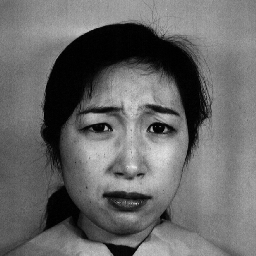
#> input picture imageData/KA.DI1.42_A.tiff, 256 x 256 px
$ python -i manual_poc.py   (imports and definitions only)   (Python 2 division)   (older library calls are emulated)
#> lines starting #> are read from the running program, lines starting #| are printed output that depends on the picture
#> further down, picture is the input picture: shape (256, 256, 3); min 0, max 238, mean 104.6
# Proof-of-concept
import os

import cv2
import numpy as np
from emotion_recognition import EmotionRecognition

from sentiImage.constants import *


def format_image(image):
  if len(image.shape) > 2 and image.shape[2] == 3:
    image = cv2.cvtColor(image, cv2.COLOR_BGR2GRAY)
  else:
    image = cv2.imdecode(image, cv2.CV_LOAD_IMAGE_GRAYSCALE)
  faces = cv2.CascadeClassifier(CASC_PATH).detectMultiScale(
      image,
      scaleFactor = 1.3,
      minNeighbors = 5
  )
#> faces = [[50, 65, 160, 160]]
  # None is we don't found an image
  if not len(faces) > 0:
    return None
  max_area_face = faces[0]
#> max_area_face = [50, 65, 160, 160]
  for face in faces:
    if face[2] * face[3] > max_area_face[2] * max_area_face[3]:
      max_area_face = face
#> this loop made 1 pass
  # Chop image to face
  face = max_area_face
#> face = [50, 65, 160, 160]
  image = image[face[1]:(face[1] + face[2]), face[0]:(face[0] + face[3])]
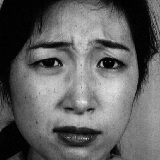
#> image: shape (160, 160); min 0, max 238, mean 97.9

  # Resize image to network size
  try:
    image = cv2.resize(image, (SIZE_FACE, SIZE_FACE), interpolation = cv2.INTER_CUBIC) / 255.
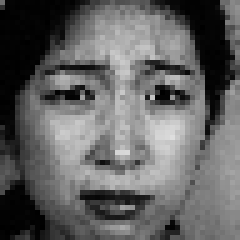
#> image: shape (48, 48) float64 (shown 5 times larger); min 0, max 0.871, mean 0.385
    while True:
      cv2.imshow("frame", image)
      if cv2.waitKey(1) & 0xFF == ord('q'):
#> (key q is pressed here)
        break
  except Exception:
    print("[+] Problem during resize")
    return None
  # cv2.imshow("Lol", image)
  # cv2.waitKey(0)
  return image
# Load Model
# [1 line that did not run here, left out]
# [1 line not run here, left out]

files = []

# [15 lines not run here, left out]

>>> import cv2
>>> picture = cv2.imread('KA.DI1.42_A.tiff')
>>> result = format_image(picture)

$ run again, on imageData/KM.FE2.24_A.tiff
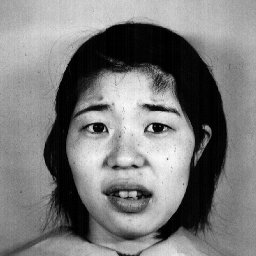
#> input picture imageData/KM.FE2.24_A.tiff, 256 x 256 px
#> picture is the input picture: shape (256, 256, 3); min 0, max 251, mean 123.6
#> faces = [[46, 65, 164, 164]]
#> max_area_face = [46, 65, 164, 164]
#> the loop in format_image, `for face in faces:` made 1 pass
#> in format_image, `image = image[face[1]:(face[1] + face[2]), face[0]:(face[0] + face[3])]`:
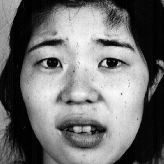
#> image: shape (164, 164); min 0, max 251, mean 113.9
#> in format_image, `image = cv2.resize(image, (SIZE_FACE, SIZE_FACE), interpolation = cv2...`:
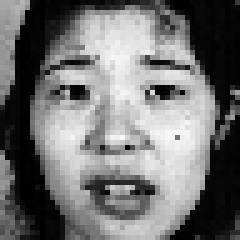
#> image: shape (48, 48) float64 (shown 5 times larger); min 0, max 0.973, mean 0.448

$ run again, on imageData/KR.DI1.86_A.tiff
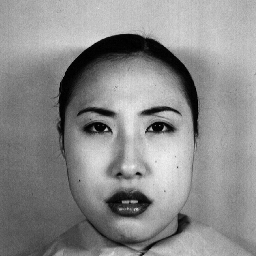
#> input picture imageData/KR.DI1.86_A.tiff, 256 x 256 px
#> picture is the input picture: shape (256, 256, 3); min 0, max 242, mean 138.8
#> faces = [[48, 63, 166, 166]]
#> max_area_face = [48, 63, 166, 166]
#> the loop in format_image, `for face in faces:` made 1 pass
#> in format_image, `image = image[face[1]:(face[1] + face[2]), face[0]:(face[0] + face[3])]`:
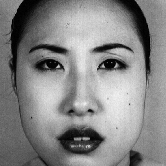
#> image: shape (166, 166); min 0, max 242, mean 133.9
#> in format_image, `image = cv2.resize(image, (SIZE_FACE, SIZE_FACE), interpolation = cv2...`:
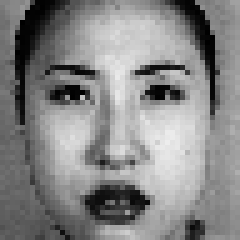
#> image: shape (48, 48) float64 (shown 5 times larger); min 0, max 0.929, mean 0.526
